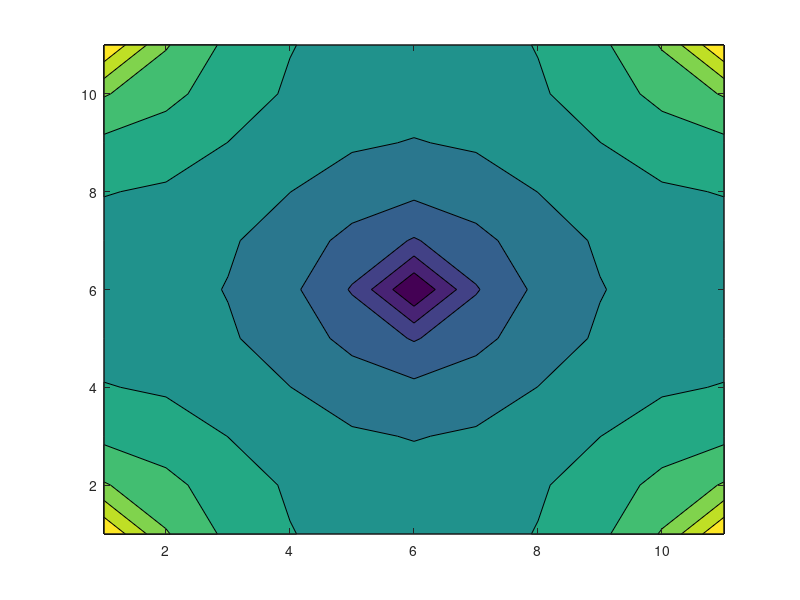

MATLAB code for this plot:
b=zeros(121,1);
b(1)=60; %temperature of the corner
b(11)=60; %temperature of the corner
b(111)=60; %temperature of the corner
b(121)=60; %temperature of the corner
b(70)=15; %temperature of the center
 
A=zeros(121,121); %temperature field
A(1,1)=1; %corner
A(11,11)=1; %corner
A(111,111)=1; %corner
A(121,121)=1; %corner

%Upper Boundary
%Plug in coefficients for the upper boundary function
row=12;
for j=11:11:99
    A(row,j)=1/10000;
    A(row,j+11)=-4/10000;
    A(row,j+22)=1/10000;
    A(row,j+10)=2/10000;
    row = row+1;
end

%Lower Boundary
%Plug in coefficients for the lower boundary function
row=21;
for j=1:11:89
    A(row,j)=1/10000;
    A(row,j+11)=-4/10000;
    A(row,j+22)=1/10000;
    A(row,j+12)=2/10000;
    row = row+1;
end

%Left Boundary
%Plug in coefficients for the left boundary function
row=2;
for j=1:9
    A(row,j)=1/10000;
    A(row,j+1)=-4/10000;
    A(row,j+2)=1/10000;
    A(row,j+12)=2/10000;
    row = row+1;
end

%Right Boundary
%Plug in coefficients for the right boundary function
row=112;
for j=111:119
    A(row,j)=1/10000;
    A(row,j+1)=-4/10000;
    A(row,j+2)=1/10000;
    A(row,j-10)=2/10000;
    row = row+1;
end

%Inside Boundary
%Plug in coefficients for the inside boundary function
row=30;
for i=0:8
    for j = 1:9
        if i==4 && j==5
            A(row,:) = 0;
            row = row+1;
        else 
            A(row,(j+1)+11*i)=1/10000;
            A(row,(j+11)+11*i)=1/10000;
            A(row,(j+12)+11*i)=-4/10000;
            A(row,(j+13)+11*i)=1/10000;
            A(row,(j+23)+11*i)=1/10000;
            row = row+1;
        end
    end
end

A(70,61)=1; %center

[n,m]=size(A);
x=A\b;

x=reshape(x,11,11);
contourf(x)